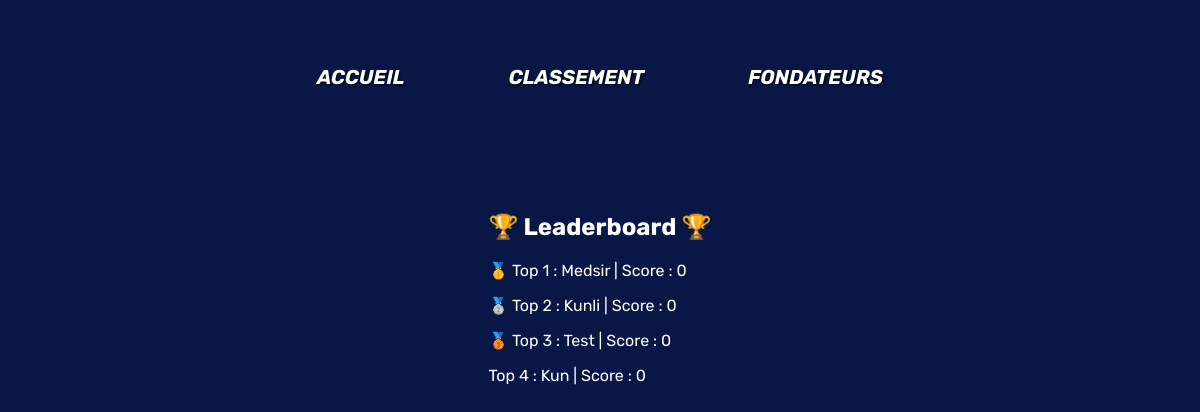
The app's page /leaderboard with its own data.
### tables this page shows
CREATE TABLE users (
    id INTEGER PRIMARY KEY AUTOINCREMENT,
    username TEXT NOT NULL,
    email TEXT NOT NULL,
    password TEXT NOT NULL,
    nb_parties INTEGER,
    nb_victoires_classique INTEGER,
    nb_victoires_tournois INTEGER,
    taux_victoire INTEGER,
    rang TEXT,
    score_total INTEGER,
    niveau INTEGER,
    avatar TEXT

);

CREATE TABLE leaderboard (
    id INT PRIMARY KEY,
    score TEXT NOT NULL,
    FOREIGN KEY (id) REFERENCES users(id)
    
);

### main.py (the view)
@app.route("/leaderboard")
def leaderboard():
    leaderboard_list = get_leaderboard()
    return render_template("./leaderboard.html", leaderboard=leaderboard_list, iter_liste=range(len(leaderboard_list)))

### kfonctions.py (called while the page is built)
def get_leaderboard()->list[tuple]:
    try:
        con = sqlite3.connect("./database/database.db")
        cur = con.cursor()
        sqlreq = f"SELECT score, username FROM leaderboard JOIN users ON users.id = leaderboard.id ORDER BY score DESC"
        res = cur.execute(sqlreq)
        reslist = res.fetchall()
        con.close()
        print("test", reslist)
        if(len(reslist) > 10):
            return reslist[0:9]
        else:
            return reslist
    except Exception as erreur:
        print("Erreur dans get_leaderboard() :", erreur)
        return []

### templates/leaderboard.html (shortened to what this page needs)
<!DOCTYPE html>
<html>
<head>
    <link rel="stylesheet" href="{{url_for('static', filename='leaderboard.css')}}">
</head>
<body class="leaderboard_body">
    <div class="haut_de_page">
        <div class="container_main">
            <div class="header">
                <a class="header_link" href="/">ACCUEIL</a>
                <a class="header_link" href="leaderboard">CLASSEMENT</a>
                <a class="header_link" href="/">FONDATEURS</a>
            </div>
            <div class="leaderboard_container">
                <div class="leaderboard">
                    <h2 class="leaderboard_title"> 🏆 Leaderboard 🏆 </h2>
                    {% for i in iter_liste %}
                        {% if i == 0 : %}
                        <p> 🥇 Top {{i+1}} : {{leaderboard[i][1]}} | Score : {{leaderboard[i][0]}}</p>
                        {% elif i == 1 %}
                        <p> 🥈 Top {{i+1}} : {{leaderboard[i][1]}} | Score : {{leaderboard[i][0]}}</p>
                        {% elif i == 2 %}
                        <p> 🥉 Top {{i+1}} : {{leaderboard[i][1]}} | Score : {{leaderboard[i][0]}}</p>
                        {% else %}
                        <p> Top {{i+1}} : {{leaderboard[i][1]}} | Score : {{leaderboard[i][0]}}</p>
                        {% endif %}
                    {% endfor %}
                </div>
            </div>
            </div>
</body>
</html>

### static/leaderboard.css (style rules this page uses)
body { background-color: rgb(9, 23, 71); }
html { scroll-behavior: smooth; }
.container_main { padding: 65px 80px 160px; background-size: cover; animation-timeline: scroll(); }
.header { font-family: 'Rubik', sans-serif; font-weight:bolder; font-style: italic; display: flex; justify-content: center; font-size: 20px; }
.header_link { color: white; text-decoration: none; margin-inline: 5%; text-shadow: 1px 1px 2px black; }
.leaderboard_container { margin: 10%; display: flex; justify-content: center; }
.leaderboard { color:white; font-family: 'Rubik', sans-serif;; }

### static/styles.css (style rules this page uses)
html { height: 100%; }
body { margin: 0px; height: 100%; }

### records on screen
users: username "Medsir"
leaderboard: score "0"
users: username "Kunli"
leaderboard: score "0"
users: username "Test"
leaderboard: score "0"
users: username "Kun"
leaderboard: score "0"

### other values on screen
{{ i+1 }} "1"
{{ i+1 }} "2"
{{ i+1 }} "3"
{{ i+1 }} "4"
